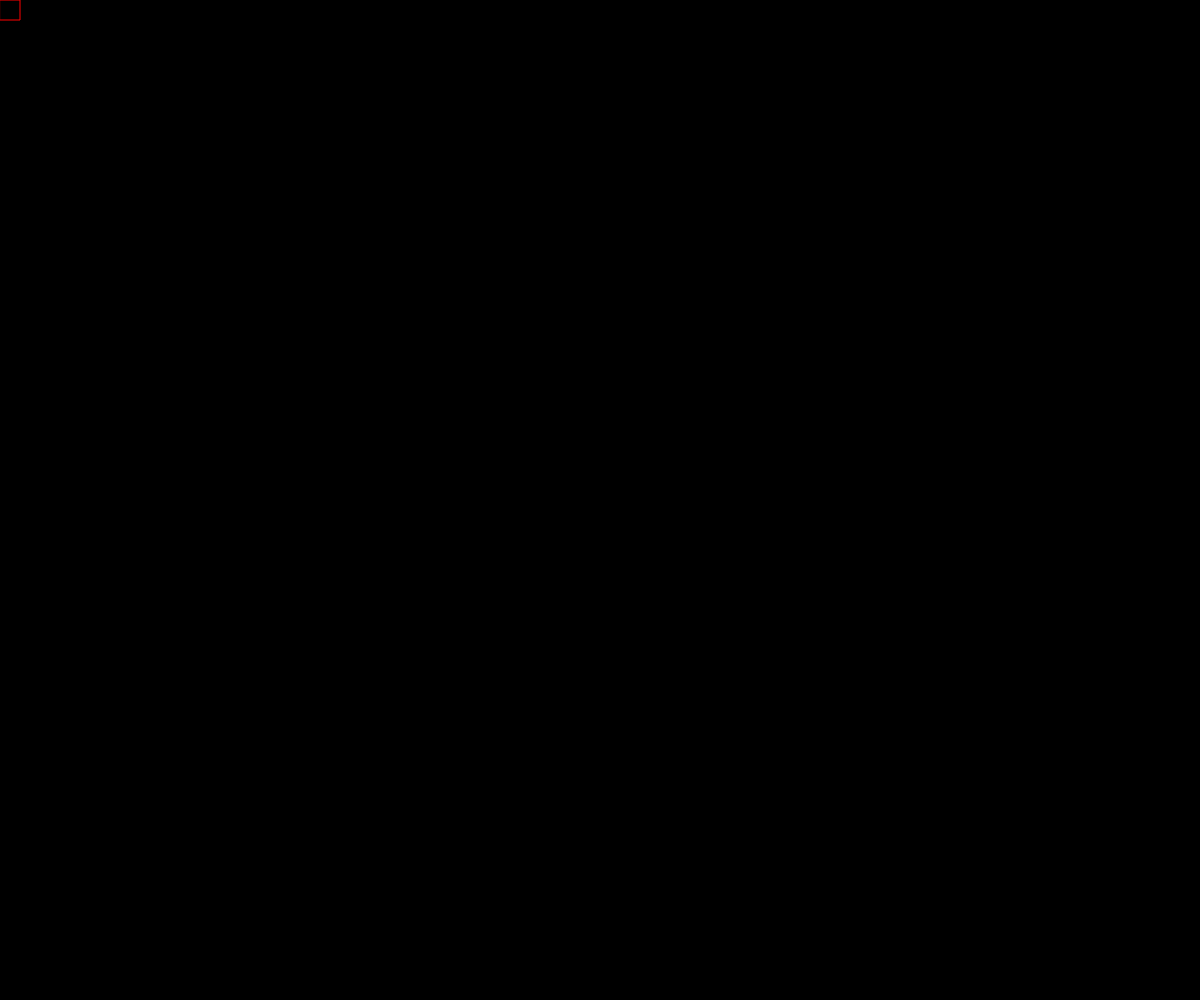
Frame 1 (no input)
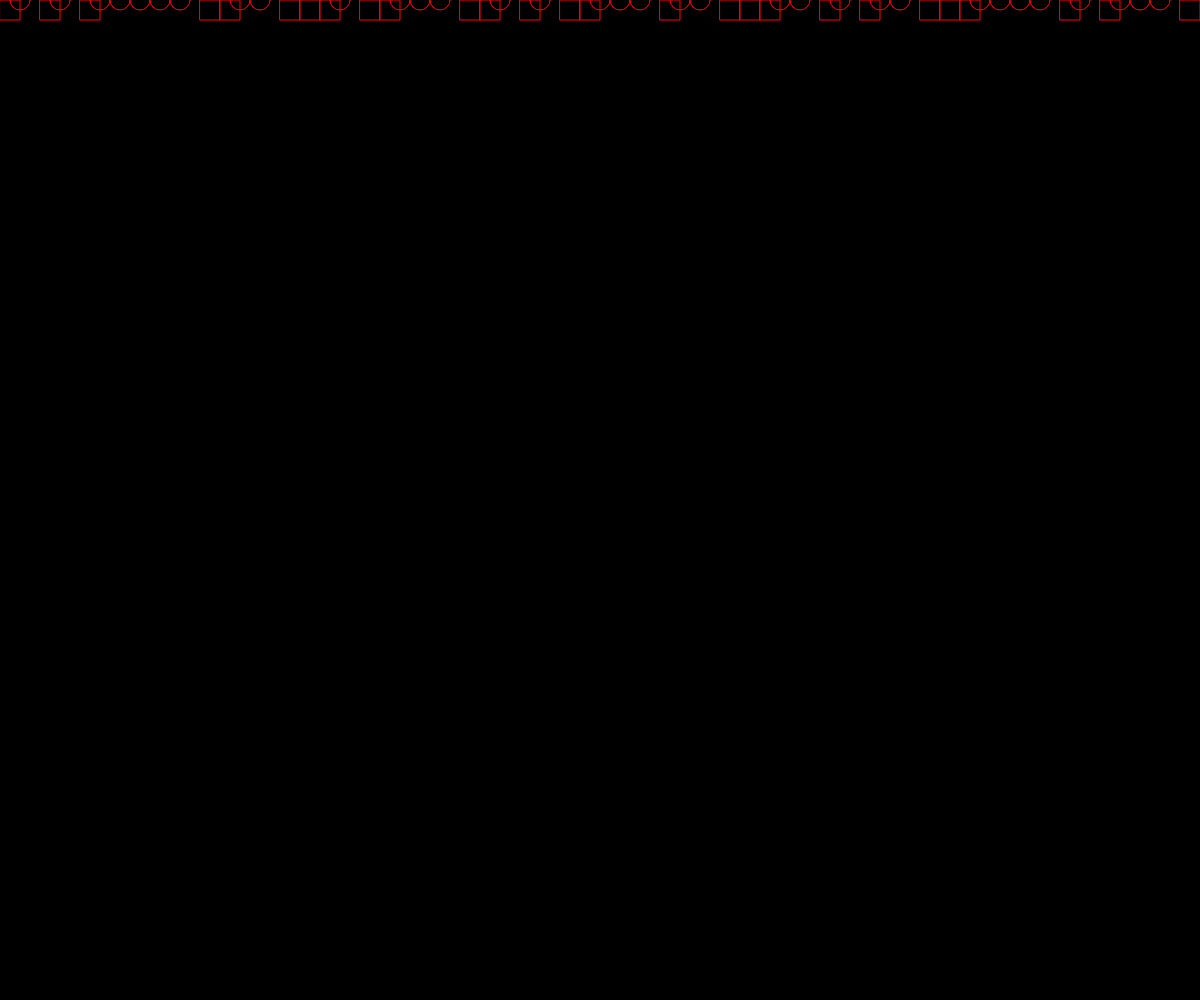
Frame 60 (no input)
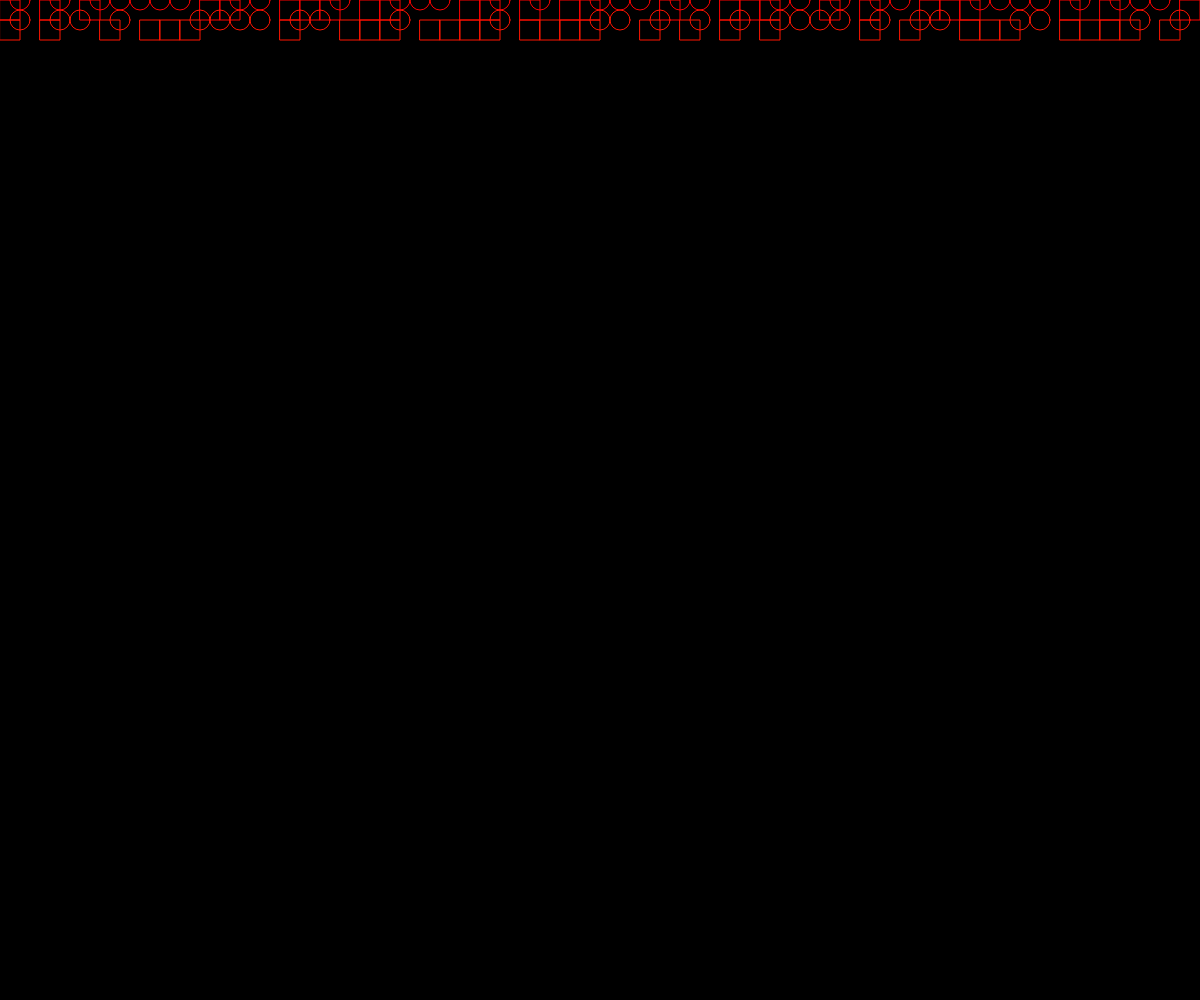
Frame 120 (the mouse pressed at the canvas centre since frame 60)

The p5.js sketch that drew these frames (run headless with seeded random() and noise() and a simulated clock; from frame 60 on, the mouse is pressed at the canvas centre):

// p5.js sketch
// ── sketch.js
let x = 0;
let y = 0;
let spacing = 20;
let col = 0;
let inc = 5;

function setup() {
    createCanvas (windowWidth, windowHeight);
    background(0);
    colorMode(HSB);
    noFill();
    ellipseMode(CENTER);
}

function draw() {
    //choose which type of ellipse to draw
    stroke(col, 255, 255);
    if (random(1) < 0.50) {
        ellipse(x, y, spacing, spacing);    
    } else {
        rect(x, y, spacing, spacing);
    }
    
    //move into position to draw the next circle
    x = x + spacing;
    
    if (x >= width) {
        x = 0;
        y = y + spacing;
        col = col + inc;
        if (col > 255 || col < 0) {
            inc = inc*-1;
        }
    }
    //if the screen is filled, reset the position and fade the canvas
    if (y >= height) {
        background(0);
        x = 0;
        y = 0;
    }
    
    
}
